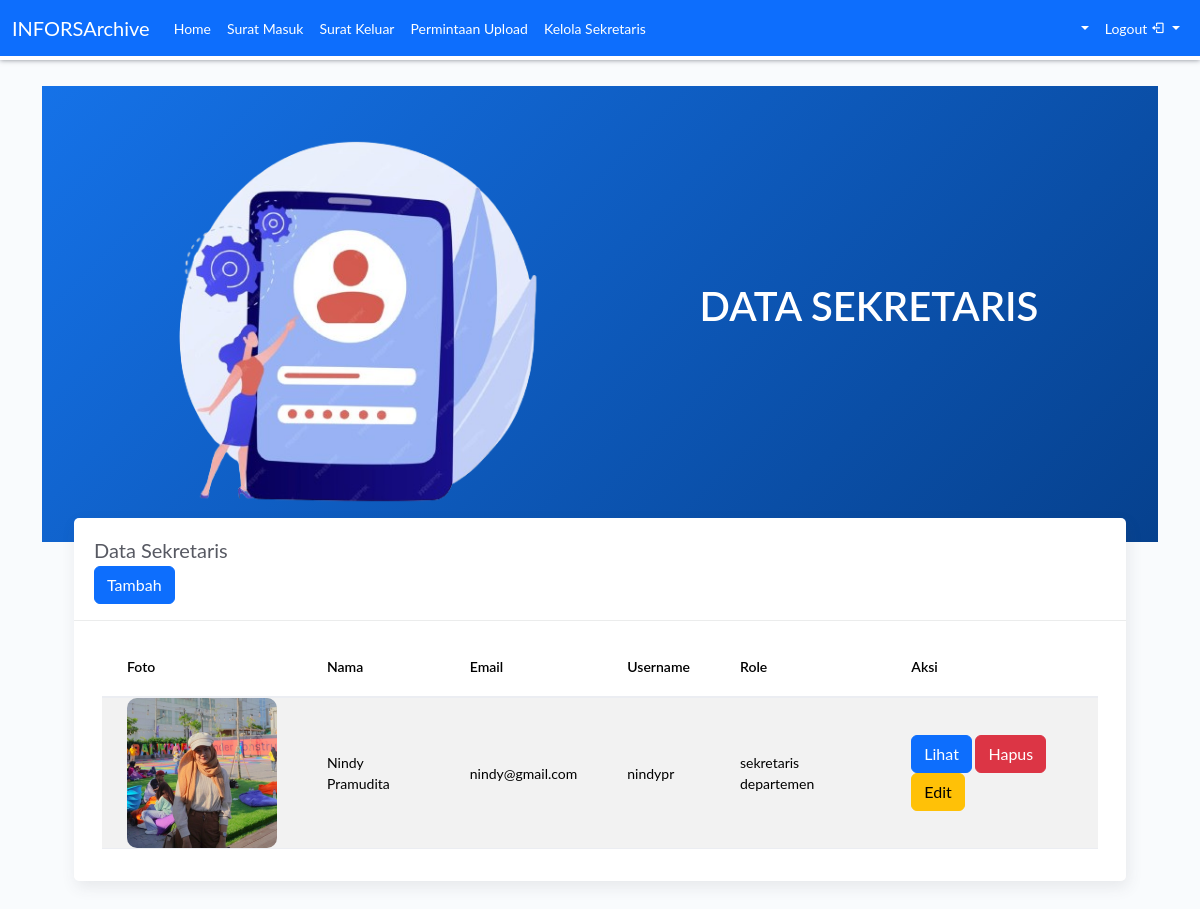
Before: /view/superadmin/sekretaris.php (signed in) with the older database file.
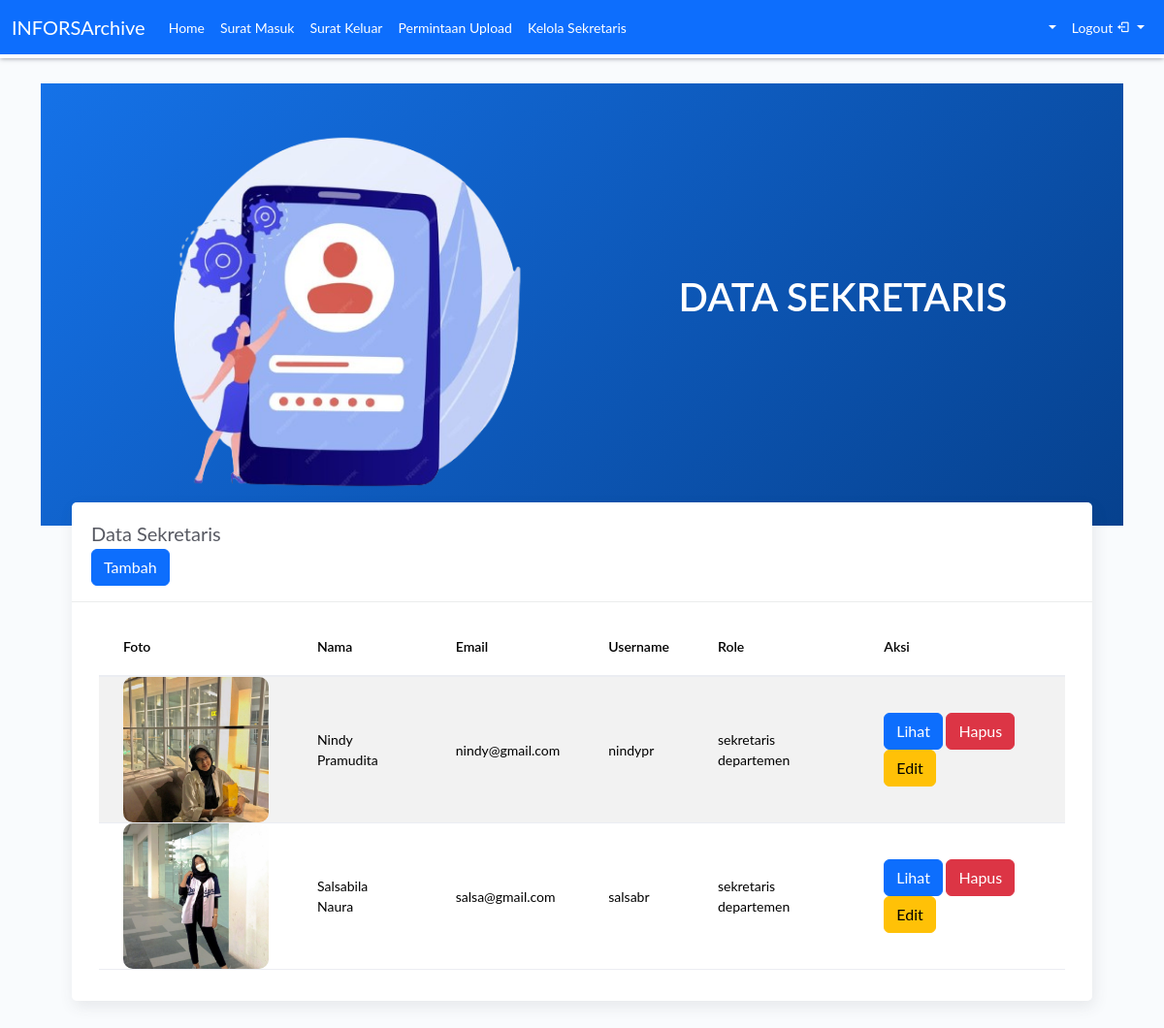
After: the same page with the newer database file.
### tables this page shows
CREATE TABLE `user` (
  `id` int(11) NOT NULL,
  `nama` varchar(100) NOT NULL,
  `email` varchar(50) NOT NULL,
  `username` varchar(100) NOT NULL,
  `password` varchar(100) NOT NULL,
  `departemen` varchar(50) NOT NULL,
  `jabatan` varchar(50) NOT NULL,
  `foto` varchar(100) NOT NULL
);

### view/superadmin/sekretaris.php (the view, shortened to what the changed rows need)
<?php
include_once('../../config/koneksi.php');
$allowed_roles = ['sekretaris departemen', 'sekretaris panitia', 'sekretaris divisi'];
$role_condition = implode("', '", $allowed_roles);
$page = isset($_GET['page']) && is_numeric($_GET['page']) ? $_GET['page'] : 1;
$limit = 5;
$offset = ($page - 1) * $limit;
$query = "SELECT * FROM user WHERE jabatan IN ('$role_condition') LIMIT $offset, $limit";
$result = mysqli_query($con, $query);
?>
<!DOCTYPE html>
<html lang="en">
<head>
    <?php include '../../role/superadmin/admin-header.php'; ?>
</head>
<body>
    <div class="container container-fluid">
        <div class="wrapper">
            <div class="main-panel pt-4">
                <div class="content">
                    <div class="page-inner mt--5">
                        <div class="col-md-12">
                            <div class="card">
                                <div class="container container-fluid">
                                    <div class="card-body">
                                        <div class="table-responsive">
                                            <table id="add-row" class="display table table-striped table-hover">
                                                <thead>
                                                    <tr>
                                                        <th scope="col">Foto</th>
                                                        <th scope="col">Nama</th>
                                                        <th scope="col">Email</th>
                                                        <th scope="col">Username</th>
                                                        <th scope="col">Role</th>
                                                        <th scope="col">Aksi</th>
                                                    </tr>
                                                </thead>
                                                <tbody>
                                                    <?php
                                                    while ($row = mysqli_fetch_assoc($result)) {
                                                        ?>
                                                        <tr>
                                                            <td>
                                                                <?php
                                                                $file_name = $row['foto'];
                                                                $file_path = '../../uploads/' . basename($file_name);
                                                                ?>
                                                                <div class="image-frame">
                                                                    <img src="<?= $file_path ?>" class="img-fluid rounded-start" alt="Foto Profil" style="height: 20vh;">
                                                                </div>
                                                            </td>
                                                            <td><?php echo $row['nama']; ?></td>
                                                            <td><?php echo $row['email']; ?></td>
                                                            <td><?php echo $row['username']; ?></td>
                                                            <td><?php echo $row['jabatan']; ?></td>
                                                            <td>
                                                                <a href="sekretaris/lihat.php?id=<?php echo $row['id']; ?>" class="btn btn-primary">Lihat</a>
                                                                <a href="sekretaris/delete.php?id=<?php echo $row['id']; ?>" class="btn btn-danger">Hapus</a>
                                                                <a href="sekretaris/edit.php?id=<?php echo $row['id']; ?>" class="btn btn-warning">Edit</a>
                                                            </td>
                                                        </tr>
                                                        <?php
                                                    }
                                                    ?>
                                                </tbody>
                                            </table>
                                        </div>
                                    </div>
                                </div>
                            </div>
                        </div>
                    </div>
                </div>
            </div>
        </div>
    </div>
</body>
</html>

Changed rows visible on the page:
changed user "Nindy Pramudita": foto: a different picture
added user: foto (picture), nama "Salsabila Naura", email "salsa@gmail.com", username "salsabr", jabatan "sekretaris departemen"
